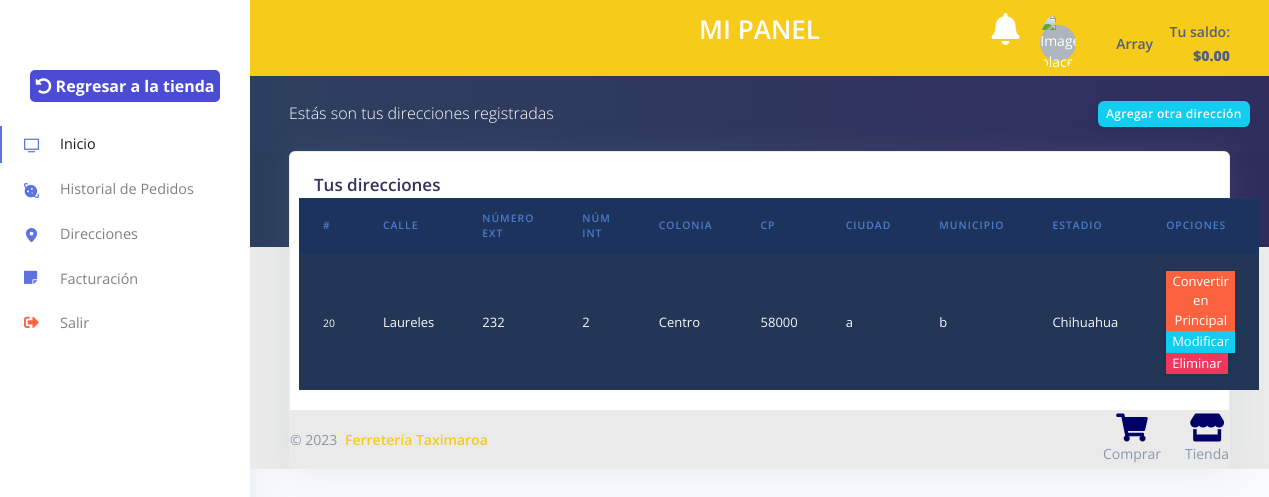
The app's page /clientes/direcciones.php (signed in) with its own data.
### tables this page shows
CREATE TABLE `direcciones` (
  `id` int(10) NOT NULL,
  `id_datos_cliente` varchar(10) NOT NULL,
  `calle` varchar(100) NOT NULL,
  `numero_exterior` int(8) NOT NULL,
  `numero_interior` int(8) DEFAULT NULL,
  `colonia` varchar(50) NOT NULL,
  `cp` int(5) NOT NULL,
  `ciudad` varchar(50) NOT NULL,
  `municipio` varchar(50) NOT NULL,
  `estado` varchar(50) NOT NULL,
  `tipo` varchar(20) NOT NULL
);

### clientes/direcciones.php (the view, shortened to what this page needs)
<!DOCTYPE html>
<html lang="es">
<head>
  <link href="assets/js/plugins/nucleo/css/nucleo.css" rel="stylesheet" />
  <link rel="stylesheet" href="https://cdnjs.cloudflare.com/ajax/libs/font-awesome/5.15.1/css/all.min.css">
  <link href="assets/css/argon-dashboard.css?v=1.1.0" rel="stylesheet" />
  <link rel="stylesheet" href="assets/css/general.css">
  <link rel="stylesheet" href="https://cdnjs.cloudflare.com/ajax/libs/limonte-sweetalert2/6.6.5/sweetalert2.css">
</head>
<body class="">
  <?php require_once "menu/menuizq.php" ?>
  <div class="main-content">
<?php require_once('menu/menutop.php');
require_once "db.php";
 ?>
    <div class="header ">
      <div class="container-fluid">
        <div class="row">
          <div class="col-md-10">
            <br>
            <p class="text-white mt-0 mb-6">Estás son tus direcciones registradas</p>
            <br><br>
          </div>
          <div class="col-md-2">
            <br>
            <button type="button" class="btn btn-sm btn-info" data-toggle="modal" data-target="#direccion">Agregar otra dirección</button>
            <br>
          </div>
        </div>
      </div>
    </div>
    <div class="container-fluid bg-gradient-primary mt--7">
      <div class="row">
        <div class="col-xl-12">
<div class="card bg-secondary shadow">
            <div class="card-header bg-white border-0">
              <div class="row align-items-center">
                <div class="col-8">
                  <h3 class="mb-0">Tus direcciones</h3>
                </div>
        <?php
         $direcciones = $con->query("SELECT * FROM  direcciones WHERE id_datos_cliente = '".$_SESSION['idcliente']."';");
          ?>
          <table class="table align-items-center table-dark table-striped">
             <thead class="thead-dark">
            <tr>
              <th>#</th>
              <th>Calle</th>
              <th>Número Ext</th>
              <th>Núm Int</th>
              <th>Colonia</th>
              <th>CP</th>
              <th>Ciudad</th>
              <th>Municipio</th>
              <th>Estadio</th>
              <th>Opciones</th>
            </tr>
          </thead>
            <?php  while($rowDireccion = $direcciones->fetch_object()){ ?>
              <tr>
                <td><small><?php echo $rowDireccion->id; ?> </small></td>
                <td><?php echo $rowDireccion->calle ?></td>
                <td><?php echo $rowDireccion->numero_exterior ?></td>
                <td><?php echo $rowDireccion->numero_interior ?></td>
                <td><?php echo $rowDireccion->colonia ?></td>
                <td><?php echo $rowDireccion->cp ?></td>
                <td><?php echo $rowDireccion->ciudad ?></td>
                <td><?php echo $rowDireccion->municipio ?></td>
                <td><?php echo $rowDireccion->estado ?></td>
                <td>
                  <?php if ($rowDireccion->tipo=="principal") { ?>
                    <span class="badge badge-success" style="background-color:white;">Dirección Principal</span>
                  <?php }else{ ?>
                     <button class="btn-xs btn-warning" onclick="direccionPrincipal('<?php echo $_SESSION["idcliente"] ?>','<?php echo $rowDireccion->id ?>', '<?php echo $rowDireccion->municipio ?>'); return false;">Convertir en Principal</button>
                  <?php } ?>
                  <button class="btn-xs btn-info" onclick="modalModificarDireccion('<?php echo $rowDireccion->id ?>'); return false;">Modificar</button>
                  <button class="btn-xs btn-danger" onclick="eliminarDireccion('<?php echo $rowDireccion->id ?>'); return false;">Eliminar</button>
                </td>
              </tr>
            <?php } ?>
          </table>
          </div>
      </div>
      <?php require_once "footer.php" ?>
    </div>
  </div>
</div>
</div>
</body>
</html>

### records on screen
direcciones: id "20", calle "Laureles", numero_exterior "232", numero_interior "2", colonia "Centro", cp "58000", ciudad "a", municipio "b", estado "Chihuahua"

### other values on screen
$_SESSION['nombre'] "Array"
